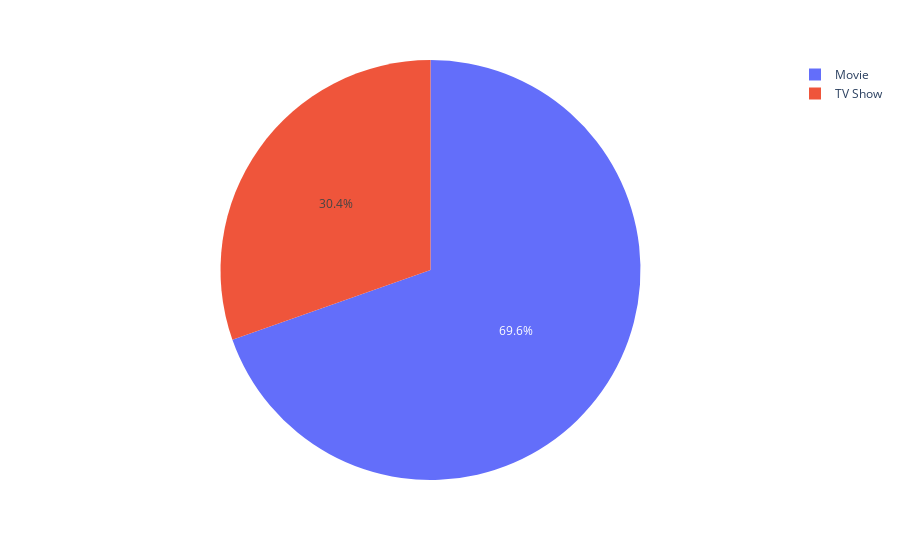

Source (notebook cell):
### Code cell
x = df['type'].value_counts().reset_index()
px.pie(x, values='type', names='index')

### Figure 1 — Plotly figure (JSON) as saved in the notebook; plotly's stock layout.template omitted (floating-point values rounded to 4 significant figures)
{"data": [{"domain": {"x": [0, 1], "y": [0, 1]}, "hovertemplate": "index=%{label}<br>type=%{value}<extra></extra>", "labels": ["Movie", "TV Show"], "legendgroup": "", "name": "", "showlegend": true, "type": "pie", "values": [6131, 2676]}], "layout": {"legend": {"tracegroupgap": 0}, "margin": {"t": 60}}}
